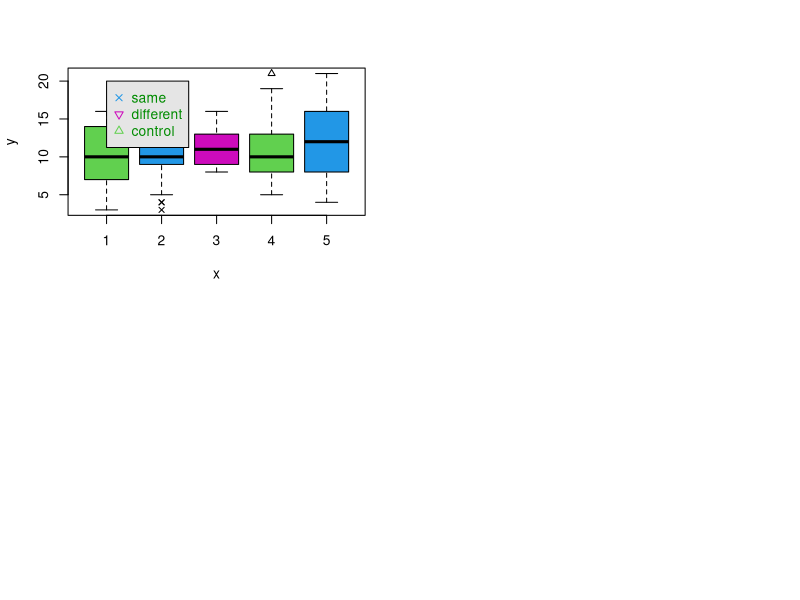

The R source for this figure:
# R for repeated measures
# One within subject measure and no between subject measures
# Be sure to run this from the beginning because
# otherwise vectors become longer and longer.
library(car)
rm(list = ls())

data <- read.table("./NolenHoeksema.dat", header = TRUE)
print(head(data))
#  Subject Time1 Time2 Time3 Time4 Time5
#1       1     7    10     8    14    16
#2       2     3     4     8     5     6
#3       3     3     4     8    15    16
#4       4     5     5     8    10     7
#5       5     5     7     9     7    12
#6       6     6     7     9     7     7

datLong <- reshape(data = data,
                   varying = 2:6,
                   v.names = "outcome",
                   timevar = "time",
                   idvar = "Subject",
                   ids = 1:9,
                   direction = "long")
print(head(datLong))
#    Subject time outcome
#1.1       1    1       7
#2.1       2    1       3
#3.1       3    1       3
#4.1       4    1       5
#5.1       5    1       5
#6.1       6    1       6

# Factorize
datLong$time <- factor(datLong$time)
datLong$Subject <- factor(datLong$Subject)

# sort by time
orderedTime <- datLong[order(datLong$time),]
options(contrasts=c("contr.sum", "contr.poly"))

# ANOVA
modelADV <- aov(outcome ~ factor(time) + Error(factor(Subject)), data = datLong)
print(summary(modelADV))
# Error: factor(Subject)
#           Df Sum Sq Mean Sq F value Pr(>F)
# Residuals 24  953.7   39.74               
# 
# Error: Within
#              Df Sum Sq Mean Sq F value Pr(>F)  
# factor(time)  4   94.3  23.572   2.726 0.0337 *
# Residuals    96  830.1   8.647                 
# ---
# Signif. codes:  0 ‘***’ 0.001 ‘**’ 0.01 ‘*’ 0.05 ‘.’ 0.1 ‘ ’ 1

obtF <- summary(modelADV)$"Error: Within"[[1]][[4]][1]
# [1] 2.726032

# Box plot
par(mfrow = c(2,2))
plot(datLong$time, datLong$outcome, pch = c(2,4,6), col = c(3,4,6))
legend(1, 20,
       c("same", "different", "control"),
       col = c(4,6,3),
       text.col = "green4",
       pch = c(4,6,2),
       bg = 'gray90')
